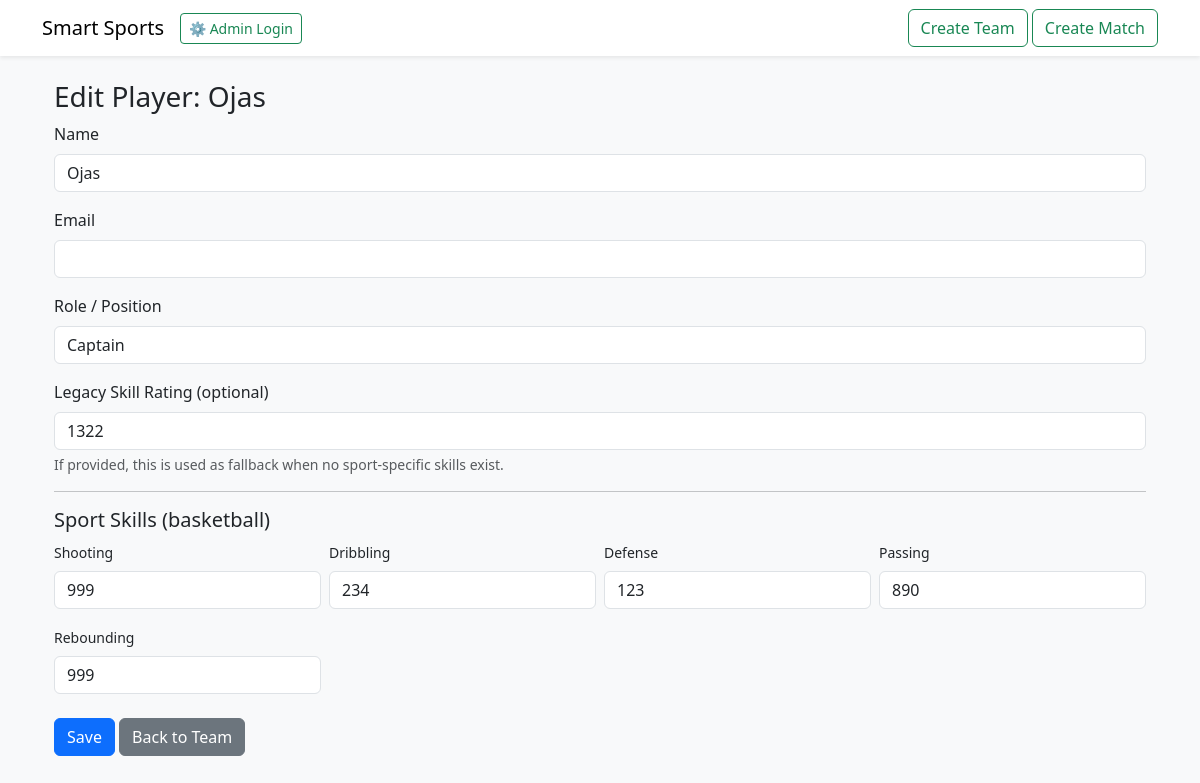
The page /players/1/edit on the database as committed earlier.
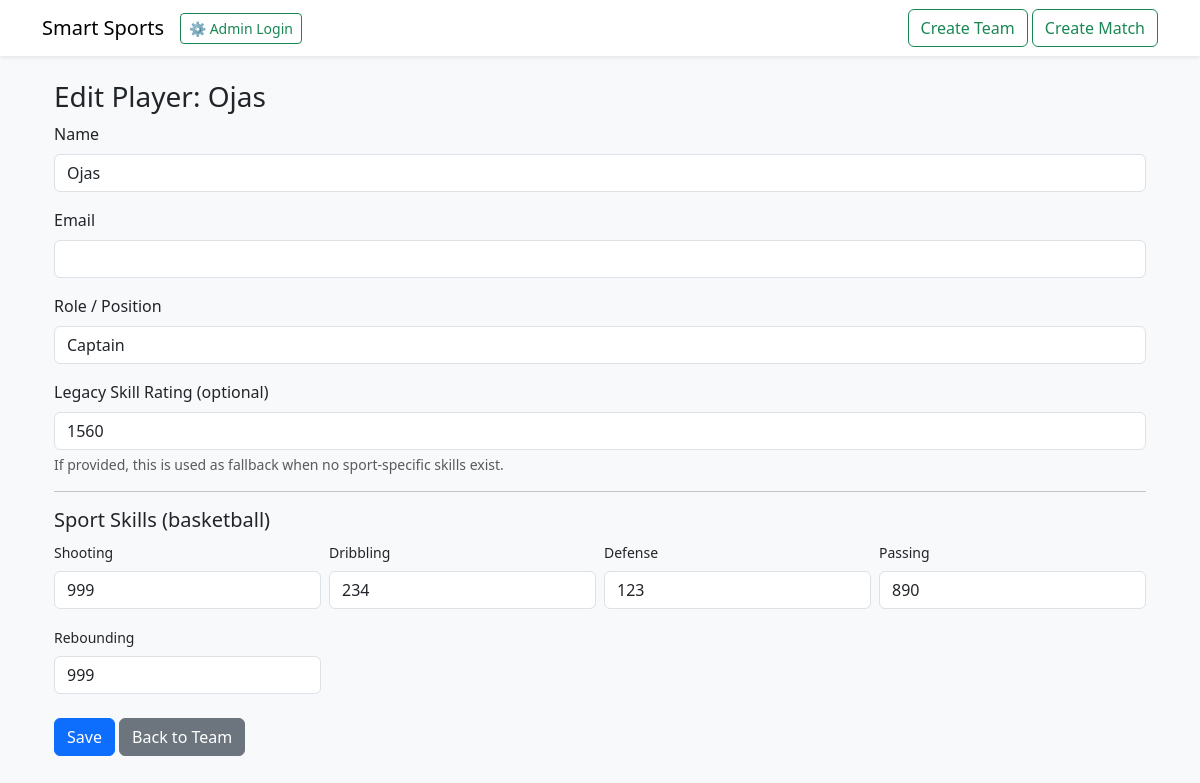
The same page on the database as committed later.
### app/models.py (models this page shows)
class Player(db.Model):
    id = db.Column(db.Integer, primary_key=True)
    name = db.Column(db.String(120), nullable=False)
    email = db.Column(db.String(200), nullable=True)
    role = db.Column(db.String(80), nullable=True)
    skill_rating = db.Column(db.Integer, default=1200)
    invited = db.Column(db.Boolean, default=False)
    team_id = db.Column(db.Integer, db.ForeignKey('team.id'), nullable=True)
    games_played = db.Column(db.Integer, default=0)
    wins = db.Column(db.Integer, default=0)
    losses = db.Column(db.Integer, default=0)
    is_admin = db.Column(db.Boolean, default=False)
    skills = db.relationship("PlayerSkill", backref="player", lazy=True, cascade="all, delete-orphan")

### app/routes.py (the view, shortened to what this page needs)
@app.route("/players/<int:player_id>/edit", methods=["GET", "POST"])
def edit_player(player_id):
    player = Player.query.get_or_404(player_id)
    team = player.team
    sport = team.sport if team else None
    skill_names = skill_fields_for_sport(sport)
    existing_skills = {s.name: s.value for s in player.skills}
    return render_template("edit_player.html", player=player, team=team, skill_names=skill_names, existing_skills=existing_skills)

### app/routes.py (called while the page is built)
def skill_fields_for_sport(sport):
    mapping = {
        "soccer": ["Shooting", "Passing", "Defending", "Speed", "Stamina"],
        "basketball": ["Shooting", "Dribbling", "Defense", "Passing", "Rebounding"],
        "volleyball": ["Serving", "Spiking", "Blocking", "Setting", "Passing"],
        "hockey": ["Shooting", "Skating", "Defense", "Checking", "Passing"],
        "football": ["Throwing", "Catching", "Tackling", "Speed", "Awareness"],
        "cricket": ["Bowling", "Batting", "Fielding", "Speed", "Fitness"],
        "default": ["Skill A", "Skill B", "Skill C", "Skill D", "Skill E"]
    }
    if not sport:
        return mapping["default"]
    return mapping.get(sport.lower(), mapping["default"])

### app/templates/edit_player.html
{% extends "base.html" %}
{% block content %}
<div class="container mt-4">
    <h3>Edit Player: {{ player.name }}</h3>
    <form method="POST" action="{{ url_for('edit_player', player_id=player.id) }}">
        <div class="mb-3">
            <label class="form-label">Name</label>
            <input class="form-control" name="name" value="{{ player.name }}" required>
        </div>
        <div class="mb-3">
            <label class="form-label">Email</label>
            <input class="form-control" name="email" value="{{ player.email or '' }}">
        </div>
        <div class="mb-3">
            <label class="form-label">Role / Position</label>
            <input class="form-control" name="role" value="{{ player.role or '' }}">
        </div>
        <div class="mb-3">
            <label class="form-label">Legacy Skill Rating (optional)</label>
            <input type="number" class="form-control" name="skill_rating" value="{{ player.skill_rating or 1200 }}">
            <div class="form-text">If provided, this is used as fallback when no sport-specific skills exist.</div>
        </div>
        <hr>
        <h5>Sport Skills {% if team %} ({{ team.sport }}) {% endif %}</h5>
        <div class="row g-2">
            {% for skill_name in skill_names %}
            <div class="col-md-3 mb-2">
                <label class="form-label small">{{ skill_name }}</label>
                <input type="number" class="form-control" min="0" max="999"
                       name="skill_{{ skill_name.replace(' ', '_') }}"
                       value="{{ existing_skills.get(skill_name, '') }}">
            </div>
            {% endfor %}
        </div>
        <div class="mt-3">
            <button class="btn btn-primary" type="submit">Save</button>
            {% if team %}
            <a class="btn btn-secondary" href="{{ url_for('team_detail', team_id=team.id) }}">Back to Team</a>
            {% else %}
            <a class="btn btn-secondary" href="{{ url_for('index') }}">Back</a>
            {% endif %}
        </div>
    </form>
</div>
{% endblock %}

Rows that differ between the two databases and show on the page:
changed Player "Ojas": skill_rating "1322" → "1560"
